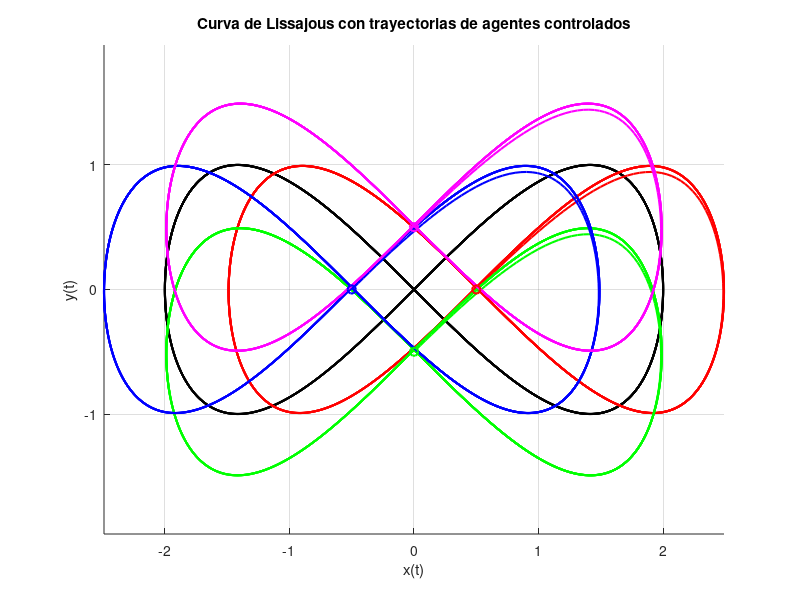
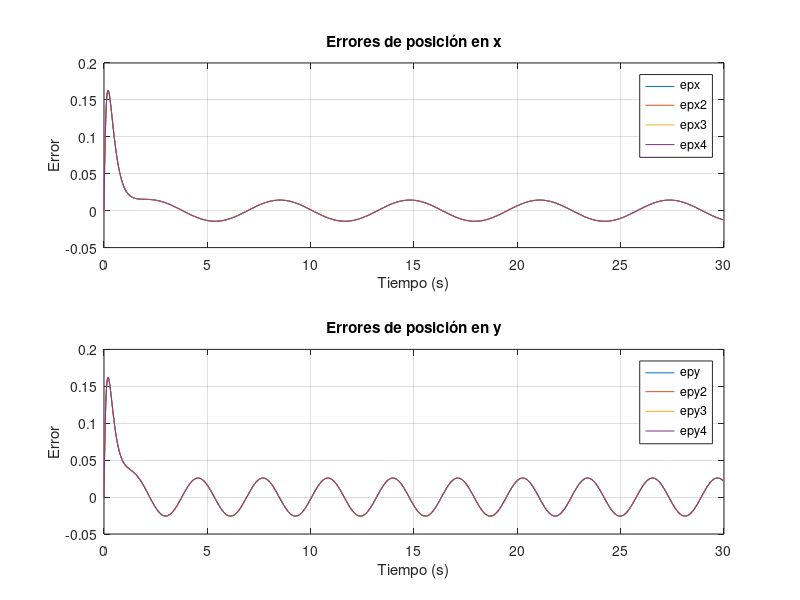
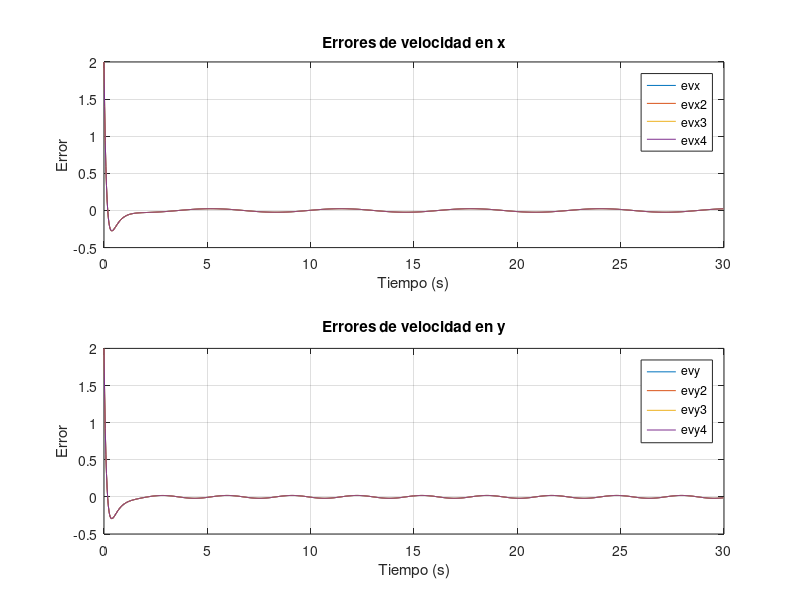
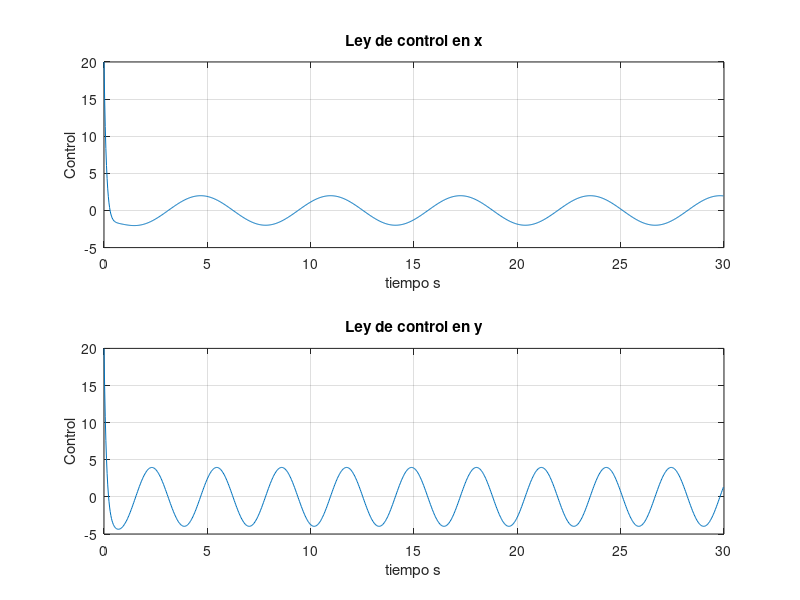

Write the MATLAB code that produced these figures, in order.
clc
clearvars 
close all 

% Parámetros de la curva de Lissajous
A = 2;          % Amplitud en x
B = 1;          % Amplitud en y
a = 1;          % Frecuencia en x
b = 2;          % Frecuencia en y
delta = 0;      % Diferencia de fase

AA=[0 0 1 0;
    0 0 0 1;
    0 0 0 0;
    0 0 0 0];

BB=[0 0;
    0 0;
    1 0;
    0 1];

% Tiempo
tiempo=30; %tiempo en segundos
t = linspace(0, tiempo, 1000); % Aumentar el rango de tiempo para la simulación

% Ecuaciones paramétricas de la curva de Lissajous
x_curve = A * sin(a * t + delta);
y_curve = B * sin(b * t);
%Derivada de la curva de Lissajous
vx_curve= A*a*cos(a*t+delta);
vy_curve= B*b*cos(b*t);
%Segunda derivada
ax_curve= - A* a^2 * sin(a * t +delta);
ay_curve= - B * b^2 * sin(b * t);
% Distancia desde la curva para los agentes
d = .5;

% Posiciones relativas de los agentes con respecto a la curva
%Primer punto
x_offset = [d, 0, -d, 0];
y_offset = [0, -d, 0, d];
%Segundo punto
% x_offset = 5*[rand(), rand(), -rand(), rand()];
% y_offset = 10*[rand(), -rand(), rand(), rand()];

% Parámetros de control
k_a = 1;
k_v = 10;
k_p = 20;

% Inicializar posiciones y velocidades de los agentes
p = zeros(4, 1); 
p2 = zeros(4, 1); 
p3 = zeros(4, 1); 
p4 = zeros(4, 1); 

% Inicializar estados
%Primer punto
p(:,1)=[x_curve(1) + x_offset(1);y_curve(1) + y_offset(1);0;0];
p2(:,1)=[x_curve(1) + x_offset(2);y_curve(1) + y_offset(2);0;0];
p3(:,1)=[x_curve(1) + x_offset(3);y_curve(1) + y_offset(3);0;0];
p4(:,1)=[x_curve(1) + x_offset(4);y_curve(1) + y_offset(4);0;0];

% Simulacion
dt = t(2) - t(1);
for k = 1:length(t)-1
    % Posiciones deseadas en el siguiente instante de tiempo
    p_des = [x_curve(k)+d;y_curve(k)];
    p_des2 = [x_curve(k) ;y_curve(k)-d];
    p_des3 = [x_curve(k) - d;y_curve(k)];
    p_des4 = [x_curve(k) ;y_curve(k)+d];
    % Posicion actual
    p_real= p(1:2,k);
    p_real2= p2(1:2,k);
    p_real3= p3(1:2,k);
    p_real4= p4(1:2,k);
    %Error de posicion
    e_p = p_des-p_real;
    e_p2 = p_des2-p_real2;
    e_p3 = p_des3-p_real3;
    e_p4 = p_des4-p_real4;

    %Velocidad deseada
    v_des=[vx_curve(k+1);vy_curve(k+1)];
    v_des2=[vx_curve(k+1);vy_curve(k+1)];
    v_des3=[vx_curve(k+1);vy_curve(k+1)];
    v_des4=[vx_curve(k+1);vy_curve(k+1)];
    %Velocidad actual
    v_real=p(3:4,k);
    v_real2=p2(3:4,k);
    v_real3=p3(3:4,k);
    v_real4=p4(3:4,k);
    %Error de velocidad
    e_v = v_des-v_real;
    e_v2 = v_des2-v_real2;
    e_v3 = v_des3-v_real3;
    e_v4 = v_des4-v_real4;
    % e_v=-k_p*e_p;

    % Control de aceleracion
    u = [ax_curve(k);ay_curve(k)]+k_a * (k_v * e_v + k_p * e_p);
    u2 =[ax_curve(k);ay_curve(k)]+k_a * (k_v * e_v2 + k_p * e_p2);
    u3 =[ax_curve(k);ay_curve(k)]+k_a * (k_v * e_v3 + k_p * e_p3);
    u4 =[ax_curve(k);ay_curve(k)]+k_a * (k_v * e_v4 + k_p * e_p4);
    %Sistema
    p(:,k+1)=p(:,k)+(AA*p(:,k)+BB*u)*dt;
    p2(:,k+1)=p2(:,k)+(AA*p2(:,k)+BB*u2)*dt;
    p3(:,k+1)=p3(:,k)+(AA*p3(:,k)+BB*u3)*dt;
    p4(:,k+1)=p4(:,k)+(AA*p4(:,k)+BB*u4)*dt;
    
    % Control
    ux(:,k)=u(1);
    uy(:,k)=u(2);

    %Errores en posiciones
    epx(:,k)=e_p(1);
    epy(:,k)=e_p(2);
    epx2(:,k)=e_p2(1);
    epy2(:,k)=e_p2(2);
    epx3(:,k)=e_p3(1);
    epy3(:,k)=e_p3(2);
    epx4(:,k)=e_p4(1);
    epy4(:,k)=e_p4(2);

    %Errores en velocidad
    evx(:,k)=e_v(1);
    evy(:,k)=e_v(2);
    evx2(:,k)=e_v2(1);
    evy2(:,k)=e_v2(2);
    evx3(:,k)=e_v3(1);
    evy3(:,k)=e_v3(2);
    evx4(:,k)=e_v4(1);
    evy4(:,k)=e_v4(2);
    
end

% Graficar la curva de Lissajous y las trayectorias de los agentes
figure;
hold on;

% Graficar la curva de Lissajous
plot(x_curve, y_curve, 'k', 'LineWidth', 1.5);

% Colores para los agentes
colors = ['r', 'g', 'b', 'm'];

plot(p(1, :), p(2, :), 'Color', colors(1), 'LineWidth', 1.5);
plot(p2(1, :), p2(2, :), 'Color', colors(2), 'LineWidth', 1.5);
plot(p3(1, :), p3(2, :), 'Color', colors(3), 'LineWidth', 1.5);
plot(p4(1, :), p4(2, :), 'Color', colors(4), 'LineWidth', 1.5);

plot(p(1, 1), p(2, 1),'o', 'Color', colors(1), 'LineWidth', 1.5);
plot(p2(1, 1), p2(2, 1),'o', 'Color', colors(2), 'LineWidth', 1.5);
plot(p3(1, 1), p3(2, 1),'o', 'Color', colors(3), 'LineWidth', 1.5);
plot(p4(1, 1), p4(2, 1),'o', 'Color', colors(4), 'LineWidth', 1.5);

title('Curva de Lissajous con trayectorias de agentes controlados');
xlabel('x(t)');
ylabel('y(t)');
grid on;
axis equal;
hold off;

figure;

% Primer subplot
subplot(2,1,1);
plot(t(1,1:end-1), epx, 'DisplayName', 'epx');
hold on;
plot(t(1,1:end-1), epx2, 'DisplayName', 'epx2');
plot(t(1,1:end-1), epx3, 'DisplayName', 'epx3');
plot(t(1,1:end-1), epx4, 'DisplayName', 'epx4');
title('Errores de posición en x');
ylabel('Error');
xlabel('Tiempo (s)');
legend; % Añade una leyenda para identificar cada línea
grid on;
hold off;

% Segundo subplot
subplot(2,1,2);
plot(t(1,1:end-1), epy, 'DisplayName', 'epy');
hold on;
plot(t(1,1:end-1), epy2, 'DisplayName', 'epy2');
plot(t(1,1:end-1), epy3, 'DisplayName', 'epy3');
plot(t(1,1:end-1), epy4, 'DisplayName', 'epy4');
title('Errores de posición en y');
ylabel('Error');
xlabel('Tiempo (s)');
legend; % Añade una leyenda para identificar cada línea
grid on;
hold off;

% 
% 
figure;

% Primer subplot
subplot(2,1,1);
plot(t(1,1:end-1), evx, 'DisplayName', 'evx');
hold on;
plot(t(1,1:end-1), evx2, 'DisplayName', 'evx2');
plot(t(1,1:end-1), evx3, 'DisplayName', 'evx3');
plot(t(1,1:end-1), evx4, 'DisplayName', 'evx4');
title('Errores de velocidad en x');
ylabel('Error');
xlabel('Tiempo (s)');
legend; % Añade una leyenda para identificar cada línea
grid on;
hold off;

% Segundo subplot
subplot(2,1,2);
plot(t(1,1:end-1), evy, 'DisplayName', 'evy');
hold on;
plot(t(1,1:end-1), evy2, 'DisplayName', 'evy2');
plot(t(1,1:end-1), evy3, 'DisplayName', 'evy3');
plot(t(1,1:end-1), evy4, 'DisplayName', 'evy4');
title('Errores de velocidad en y');
ylabel('Error');
xlabel('Tiempo (s)');
legend; % Añade una leyenda para identificar cada línea
grid on;
hold off;



figure
subplot(2,1,1)
plot(t(1,1:size(t,2)-1),ux);
title('Ley de control en x')
ylabel('Control')
xlabel('tiempo s')
grid on
subplot(2,1,2)
plot(t(1,1:size(t,2)-1),uy);
title('Ley de control en y')
ylabel('Control')
xlabel('tiempo s')
grid on
